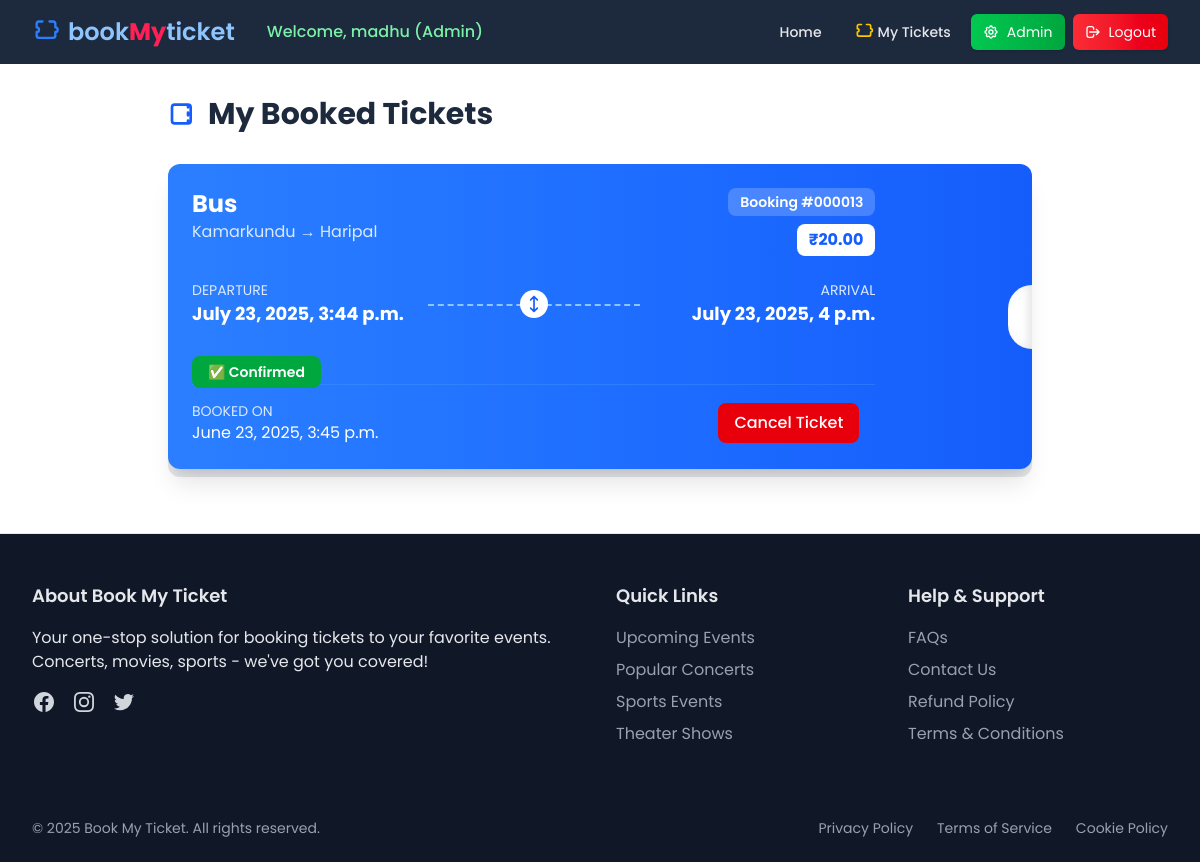
Screenshot of /mytickets/my_tickets/ (signed in) with the database file from the repository.
### mytickets/models.py (models this page shows, shortened)
class UserTicket(models.Model):
    user = models.ForeignKey(User, on_delete=models.CASCADE)
    ticket = models.ForeignKey(Ticket, on_delete=models.CASCADE)
    booked_at = models.DateTimeField(auto_now_add=True)
    def is_confirmed(self):
        return timezone.now() >= self.booked_at + timedelta(days=1)
    @property
    def departure_time(self):
        return self.ticket.departure_time
    @property
    def arrival_time(self):
        return self.ticket.arrival_time

class Ticket(models.Model):
    TICKET_TYPES = [
        ('Flight', 'Flight'),
        ('Train', 'Train'),
        ('Bus', 'Bus'),
    ]
    type = models.CharField(max_length=20, choices=TICKET_TYPES)
    plane_ticket = models.ForeignKey(Ticketsplane, on_delete=models.CASCADE, null=True, blank=True)
    train_ticket = models.ForeignKey(Tickets, on_delete=models.CASCADE, null=True, blank=True)
    bus_ticket = models.ForeignKey(Ticketsbus, on_delete=models.CASCADE, null=True, blank=True)
    date_time = models.DateTimeField(default=timezone.now)
    source = models.CharField(max_length=30)
    destination = models.CharField(max_length=30)
    departure_time = models.DateTimeField()
    arrival_time = models.DateTimeField()
    total_seats = models.PositiveIntegerField()
    price = models.DecimalField(max_digits=10, decimal_places=2)

### mytickets/views.py (the view)
# urls.py: path('my_tickets/', views.my_tickets, name='my_tickets'),
@login_required
def my_tickets(request):
    bookings = UserTicket.objects.filter(user=request.user).order_by('-booked_at')
    return render(request, 'mytickets/my_tickets.html', {
        'bookings': bookings,
        'now': timezone.now(),
    })

### mytickets/templates/mytickets/my_tickets.html (shortened to what this page needs)
{% extends "layout.html" %}
{% block content %}
<div class="max-w-4xl mx-auto px-4 py-8">
    <h2 class="text-3xl font-bold text-slate-800 mb-8 flex items-center">
        <svg xmlns="http://www.w3.org/2000/svg" class="h-8 w-8 mr-2 text-blue-600" fill="none" viewBox="0 0 24 24" stroke="currentColor">
            <path stroke-linecap="round" stroke-linejoin="round" stroke-width="2" d="M15 5v2m0 4v2m0 4v2M5 5a2 2 0 00-2 2v10a2 2 0 002 2h10a2 2 0 002-2V7a2 2 0 00-2-2H5z" />
        </svg>
        My Booked Tickets
    </h2>
    {% for b in bookings %}
    <div class="relative mb-8 group">
        <div class="relative z-10 bg-gradient-to-r from-blue-500 to-blue-600 rounded-xl shadow-xl overflow-hidden transform group-hover:-translate-y-1 transition duration-300 flex">
            <div class="absolute right-0 top-1/2 transform -translate-y-1/2 h-16 w-6 bg-white rounded-l-full shadow-[inset_-4px_0_8px_rgba(0,0,0,0.1)]"></div>
            <div class="p-6 text-white">
                <div class="flex justify-between items-start mb-6">
                    <div>
                        <h3 class="text-2xl font-bold">{{ b.ticket.type }}</h3>
                        <p class="text-blue-100">{{ b.ticket.source }} → {{ b.ticket.destination }}</p>
                    </div>
                    <div class="flex flex-col items-end">
                        <div class="bg-white/20 rounded-lg px-3 py-1 text-sm font-semibold mb-2">
                            Booking #{{ b.id|stringformat:"06d" }}
                        </div>
                        <div class="bg-white text-blue-600 rounded-lg px-3 py-1 font-bold">
                            ₹{{ b.ticket.price }}
                        </div>
                    </div>
                </div>
                <div class="grid grid-cols-1 md:grid-cols-3 gap-6 mb-6">
                    <div>
                        <p class="text-blue-100 text-sm">DEPARTURE</p>
                        <p class="font-bold text-lg">{{ b.departure_time }}</p>
                    </div>
                    <div class="flex items-center justify-center">
                        <div class="relative w-full">
                            <div class="relative flex justify-center">
                                <div class="bg-white p-1 rounded-full">
                                    <svg xmlns="http://www.w3.org/2000/svg" class="h-5 w-5 text-blue-600" fill="none" viewBox="0 0 24 24" stroke="currentColor">
                                        <path stroke-linecap="round" stroke-linejoin="round" stroke-width="2" d="M8 7l4-4m0 0l4 4m-4-4v18m0 0l-4-4m4 4l4-4" />
                                    </svg>
                                </div>
                            </div>
                        </div>
                    </div>
                    <div class="text-right">
                        <p class="text-blue-100 text-sm">ARRIVAL</p>
                        <p class="font-bold text-lg">{{ b.arrival_time }}</p>
                    </div>
                </div>
                <div class="pt-2">
                    {% if b.is_confirmed %}
                        <span class="bg-green-600 text-white px-4 py-1.5 rounded-lg font-semibold text-sm">
                            ✅ Confirmed
                        </span>
                    {% else %}
                        <span class="bg-yellow-500 text-white px-4 py-1.5 rounded-lg font-semibold text-sm">
                            ⏳ Not Confirmed
                        </span>
                    {% endif %}
                </div>
                <div class="flex justify-between items-center pt-4 border-t border-blue-400/30">
                    <div>
                        <p class="text-blue-100 text-sm">BOOKED ON</p>
                        <p>{{ b.booked_at }}</p>
                    </div>
                    {% if b.ticket.arrival_time > now %}
                        <form method="post" action="{% url 'cancel_ticket' b.ticket.id %}" onsubmit="return confirm('Are you sure you want to cancel this ticket?');">
                            <button type="submit" class="bg-red-600 hover:bg-red-700 text-white mx-4 px-3 py-1.5 sm:px-4 sm:py-2 rounded-lg font-medium transition-colors text-sm sm:text-base">
                                Cancel Ticket
                            </button>
                        </form>
                    {% else %}
                        <span class="bg-gray-500 text-white px-4 py-2 rounded-lg font-medium text-sm sm:text-base cursor-not-allowed">
                            Expired
                        </span>
                    {% endif %}
                </div>
            </div>
        </div>
        <div class="absolute inset-0 bg-gray-200 rounded-xl transform translate-y-2 group-hover:translate-y-3 transition duration-300 -z-10"></div>
    </div>
    {% endfor %}
</div>
{% endblock %}

### templates/layout.html (shortened to what this page needs)
{% load static %}
{% load static tailwind_tags %}
{% load django_browser_reload %}
<!DOCTYPE html>
<html lang="en" x-data="{ open: false, scrolled: false }" @scroll.window="scrolled = window.scrollY > 10">
<head>
    {% tailwind_css %}
</head>
<body class="bg-white flex flex-col min-h-screen font-poppins antialiased">
{% block navbar %}
<header class="fixed w-full z-50" :class="{'shadow-lg': scrolled}">
    <nav class="bg-slate-800 transition-slow" :class="{'bg-opacity-95 backdrop-blur-sm': scrolled}">
        <div class="max-w-7xl mx-auto px-4 sm:px-6 lg:px-8">
            <div class="flex justify-between items-center h-16">
                <div class="flex-shrink-0 flex items-center">
                    <a href="{% url 'home' %}" class="flex items-center space-x-2 text-blue-300 font-semibold text-2xl">
                        <svg xmlns="http://www.w3.org/2000/svg" class="w-7 h-7 text-blue-500" fill="none" viewBox="0 0 24 24" stroke="currentColor">
                            <path stroke-linecap="round" stroke-linejoin="round" stroke-width="2"
                                d="M9 3H6a2 2 0 00-2 2v3a2 2 0 010 4v3a2 2 0 002 2h3m6-14h3a2 2 0 012 2v3a2 2 0 010 4v3a2 2 0 01-2 2h-3m-6 0h6" />
                        </svg>
                        <span class="hidden sm:inline">
                            book<span class="text-rose-500 font-bold">My</span>ticket
                        </span>
                    </a>
                </div>
                <div class="hidden md:flex items-center space-x-4 ml-6">
                    {% if user.is_authenticated %}
                        <span class="text-green-300 font-medium text-sm md:text-base">
                            Welcome, {{ user.username }}{% if user.username == 'madhu' %} (Admin){% endif %}
                        </span>
                    {% endif %}
                </div>
                <div class="hidden md:flex items-center space-x-2 ml-auto">
                    <a href="{% url 'home' %}" class="px-3 py-2 rounded-md text-gray-200 hover:text-white hover:bg-slate-700 text-sm font-medium transition-slow">Home</a>
                    {% if user.is_authenticated %}
                    <a href="{% url 'my_tickets' %}" class="flex items-center px-3 py-2 rounded-md text-gray-200 hover:text-white hover:bg-slate-700 text-sm font-medium transition-slow gap-1">
                        <svg xmlns="http://www.w3.org/2000/svg" class="w-5 h-5 text-yellow-400" fill="none" viewBox="0 0 24 24" stroke="currentColor">
                            <path stroke-linecap="round" stroke-linejoin="round" stroke-width="2"
                                    d="M9 3H6a2 2 0 00-2 2v3a2 2 0 010 4v3a2 2 0 002 2h3m6-14h3a2 2 0 012 2v3a2 2 0 010 4v3a2 2 0 01-2 2h-3m-6 0h6" />
                        </svg>
                        My Tickets
                    </a>
                        {% if user.username == 'madhu' %}
                            <a href="/admin/" class="px-3 py-2 rounded-md text-white bg-gradient-to-r from-green-500 to-green-600 hover:from-green-600 hover:to-green-700 transition-slow shadow hover:shadow-lg flex items-center gap-2 text-sm">
                                Admin
                            </a>
                        {% endif %}
                        <a href="{% url 'logout' %}" class="px-3 py-2 rounded-md text-white bg-gradient-to-r from-red-500 to-red-600 hover:from-red-600 hover:to-red-700 transition-slow shadow hover:shadow-lg flex items-center gap-2 text-sm">
                            <svg xmlns="http://www.w3.org/2000/svg" class="h-4 w-4" fill="none" viewBox="0 0 24 24" stroke="currentColor">
                                <path stroke-linecap="round" stroke-linejoin="round" stroke-width="2" d="M17 16l4-4m0 0l-4-4m4 4H7m6 4v1a3 3 0 01-3 3H6a3 3 0 01-3-3V7a3 3 0 013-3h4a3 3 0 013 3v1" />
                            </svg>
                            Logout
                        </a>
                    {% endif %}
                </div>
            </div>
        </div>
    </nav>
</header>
{% endblock %}
<main class="flex-grow pt-16">
    {% block content %}
    {% endblock %}
</main>
{% block footer %}
<footer class="bg-gray-900 text-gray-200 border-t border-gray-200">
    <div class="max-w-7xl mx-auto px-4 sm:px-6 lg:px-8 py-12">
        <div class="grid grid-cols-1 md:grid-cols-4 gap-8">
            <div class="md:col-span-2">
                <h3 class="text-lg font-semibold text-gray-200 mb-4">About Book My Ticket</h3>
                <p class="text-gray-200 mb-4">
                    Your one-stop solution for booking tickets to your favorite events. Concerts, movies, sports - we've got you covered!
                </p>
                <div class="flex space-x-4">
                    <a href="#" class="text-gray-300 hover:text-blue-600 transition-colors">
                    </a>
                    <a href="#" class="text-gray-300 hover:text-pink-500 transition-colors">
                    </a>
                    <a href="#" class="text-gray-300 hover:text-blue-400 transition-colors">
                    </a>
                </div>
            </div>
            <div>
                <h3 class="text-lg font-semibold text-gray-200 mb-4">Quick Links</h3>
                <ul class="space-y-2">
                    <li><a href="#" class="text-gray-400 hover:text-blue-600 transition-colors">Upcoming Events</a></li>
                    <li><a href="#" class="text-gray-400 hover:text-blue-600 transition-colors">Popular Concerts</a></li>
                    <li><a href="#" class="text-gray-400 hover:text-blue-600 transition-colors">Sports Events</a></li>
                    <li><a href="#" class="text-gray-400 hover:text-blue-600 transition-colors">Theater Shows</a></li>
                </ul>
            </div>
            <div>
                <h3 class="text-lg font-semibold text-gray-200 mb-4">Help & Support</h3>
                <ul class="space-y-2">
                    <li><a href="#" class="text-gray-400 hover:text-blue-600 transition-colors">FAQs</a></li>
                    <li><a href="#" class="text-gray-400 hover:text-blue-600 transition-colors">Contact Us</a></li>
                    <li><a href="#" class="text-gray-400 hover:text-blue-600 transition-colors">Refund Policy</a></li>
                    <li><a href="#" class="text-gray-400 hover:text-blue-600 transition-colors">Terms & Conditions</a></li>
                </ul>
            </div>
        </div>
    </div>
    <div class="bg-gray-900 py-6">
        <div class="max-w-7xl mx-auto px-4 sm:px-6 lg:px-8">
            <div class="flex flex-col md:flex-row justify-between items-center">
                <p class="text-sm text-gray-400 mb-4 md:mb-0">
                    &copy; 2025 Book My Ticket. All rights reserved.
                </p>
                <div class="flex space-x-6" >
                    <a href="#" class="text-sm text-gray-400 hover:text-blue-600 transition-colors">Privacy Policy</a>
                    <a href="#" class="text-sm text-gray-400 hover:text-blue-600 transition-colors">Terms of Service</a>
                    <a href="#" class="text-sm text-gray-400 hover:text-blue-600 transition-colors">Cookie Policy</a>
                </div>
            </div>
        </div>
    </div>
</footer>
{% endblock %}
</body>
</html>

### templates/layout.html (style rules this page uses)
.font-poppins { font-family: 'Poppins', sans-serif; }
.transition-slow { transition: all 0.3s ease-in-out; }

### rows the page displays
UserTicket: ticket.type "Bus", ticket.source "Kamarkundu", ticket.destination "Haripal", id "000013", ticket.price "20.00", departure_time "July 23, 2025, 3:44 p.m.", arrival_time "July 23, 2025, 4 p.m.", shows "✅ Confirmed", booked_at "June 23, 2025, 3:45 p.m.", shows "Cancel Ticket"

### other values shown
{{ user.username }} "madhu"
